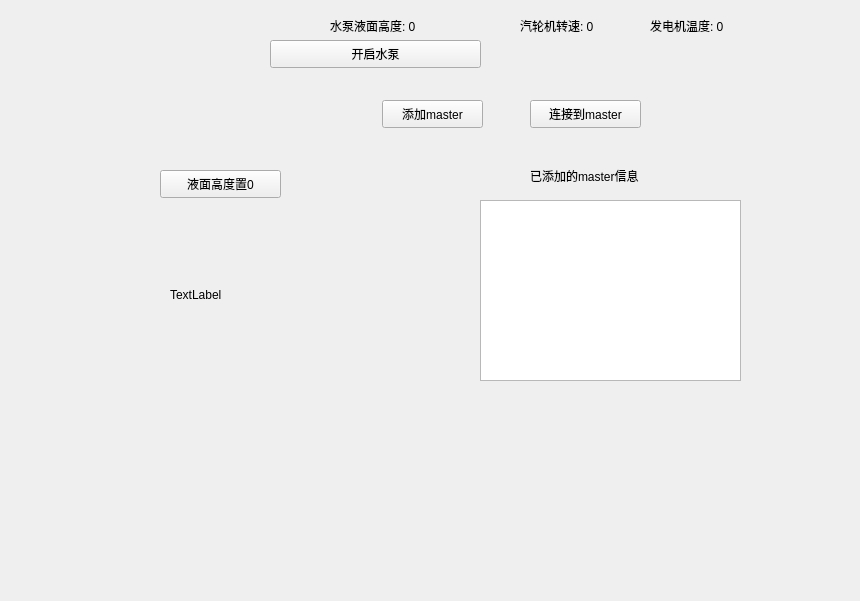
<?xml version="1.0" encoding="UTF-8"?>
<ui version="4.0">
 <class>Widget</class>
 <widget class="QWidget" name="Widget">
  <property name="geometry">
   <rect>
    <x>0</x>
    <y>0</y>
    <width>860</width>
    <height>601</height>
   </rect>
  </property>
  <property name="windowTitle">
   <string>Widget</string>
  </property>
  <widget class="QPushButton" name="pushButton_5">
   <property name="geometry">
    <rect>
     <x>861</x>
     <y>1246</y>
     <width>296</width>
     <height>28</height>
    </rect>
   </property>
   <property name="text">
    <string>加载</string>
   </property>
  </widget>
  <widget class="QPushButton" name="btnAddMaster">
   <property name="geometry">
    <rect>
     <x>382</x>
     <y>100</y>
     <width>101</width>
     <height>28</height>
    </rect>
   </property>
   <property name="text">
    <string>添加master</string>
   </property>
  </widget>
  <widget class="QPushButton" name="btnStartPump">
   <property name="geometry">
    <rect>
     <x>270</x>
     <y>40</y>
     <width>211</width>
     <height>28</height>
    </rect>
   </property>
   <property name="text">
    <string>开启水泵</string>
   </property>
  </widget>
  <widget class="QLabel" name="label_M1">
   <property name="geometry">
    <rect>
     <x>330</x>
     <y>10</y>
     <width>121</width>
     <height>31</height>
    </rect>
   </property>
   <property name="text">
    <string>水泵液面高度: 0</string>
   </property>
  </widget>
  <widget class="QPushButton" name="btnConnectToMaster">
   <property name="geometry">
    <rect>
     <x>530</x>
     <y>100</y>
     <width>111</width>
     <height>28</height>
    </rect>
   </property>
   <property name="text">
    <string>连接到master</string>
   </property>
  </widget>
  <widget class="QPlainTextEdit" name="plainTextEdit_masters">
   <property name="geometry">
    <rect>
     <x>480</x>
     <y>200</y>
     <width>261</width>
     <height>181</height>
    </rect>
   </property>
  </widget>
  <widget class="QLabel" name="label_M3_2">
   <property name="geometry">
    <rect>
     <x>530</x>
     <y>160</y>
     <width>151</width>
     <height>31</height>
    </rect>
   </property>
   <property name="text">
    <string>已添加的master信息</string>
   </property>
  </widget>
  <widget class="QLabel" name="label_M2">
   <property name="geometry">
    <rect>
     <x>520</x>
     <y>10</y>
     <width>121</width>
     <height>31</height>
    </rect>
   </property>
   <property name="text">
    <string>汽轮机转速: 0</string>
   </property>
  </widget>
  <widget class="QLabel" name="label_M3">
   <property name="geometry">
    <rect>
     <x>650</x>
     <y>10</y>
     <width>121</width>
     <height>31</height>
    </rect>
   </property>
   <property name="text">
    <string>发电机温度: 0</string>
   </property>
  </widget>
  <widget class="QWidget" name="pump" native="true">
   <property name="geometry">
    <rect>
     <x>150</x>
     <y>230</y>
     <width>141</width>
     <height>131</height>
    </rect>
   </property>
   <widget class="QLabel" name="label_pump">
    <property name="geometry">
     <rect>
      <x>20</x>
      <y>4</y>
      <width>71</width>
      <height>121</height>
     </rect>
    </property>
    <property name="text">
     <string>TextLabel</string>
    </property>
   </widget>
  </widget>
  <widget class="QPushButton" name="btnResetWaterHeight">
   <property name="geometry">
    <rect>
     <x>160</x>
     <y>170</y>
     <width>121</width>
     <height>28</height>
    </rect>
   </property>
   <property name="text">
    <string>液面高度置0</string>
   </property>
  </widget>
 </widget>
 <layoutdefault spacing="6" margin="11"/>
 <resources/>
 <connections/>
</ui>
